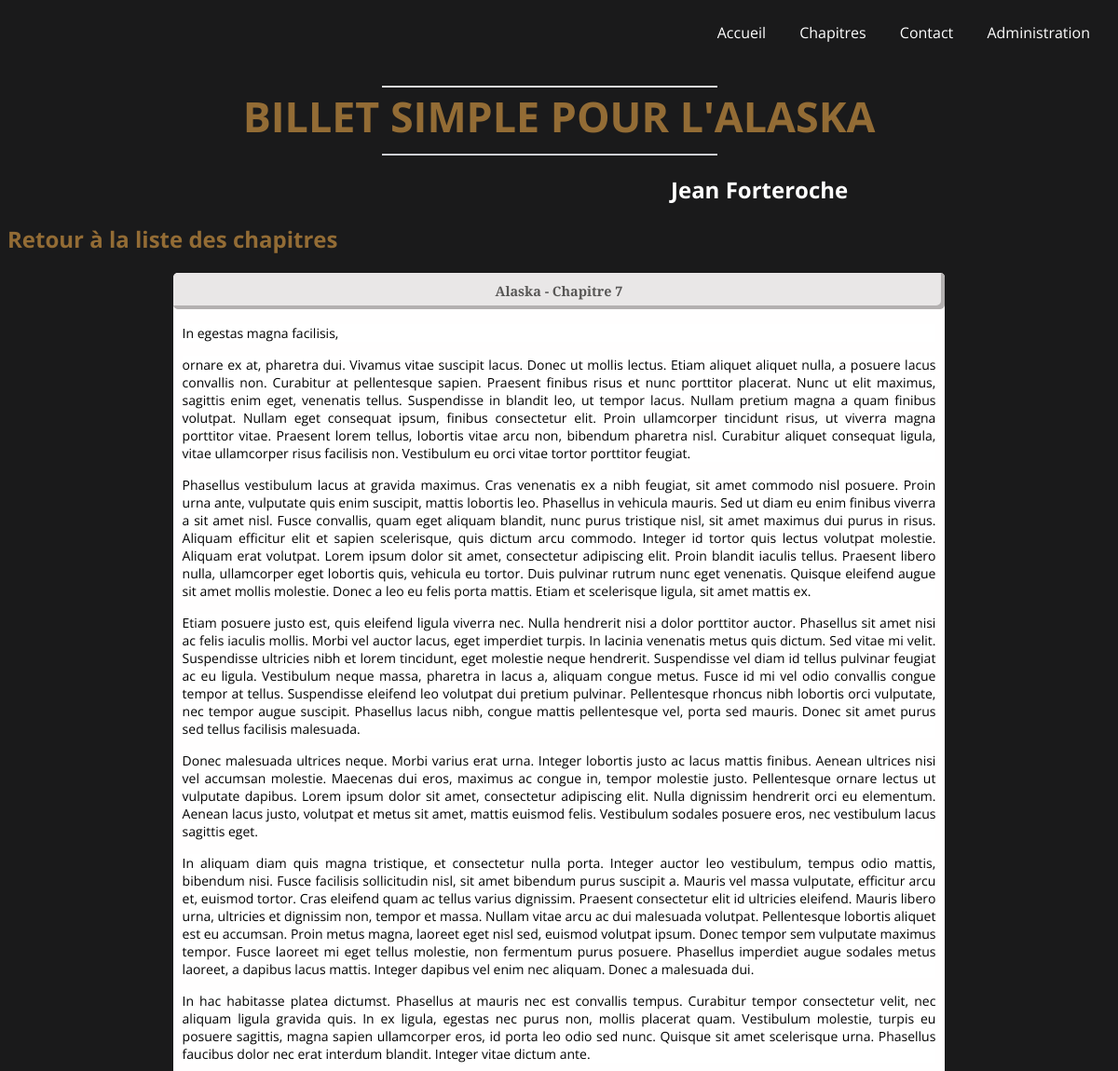
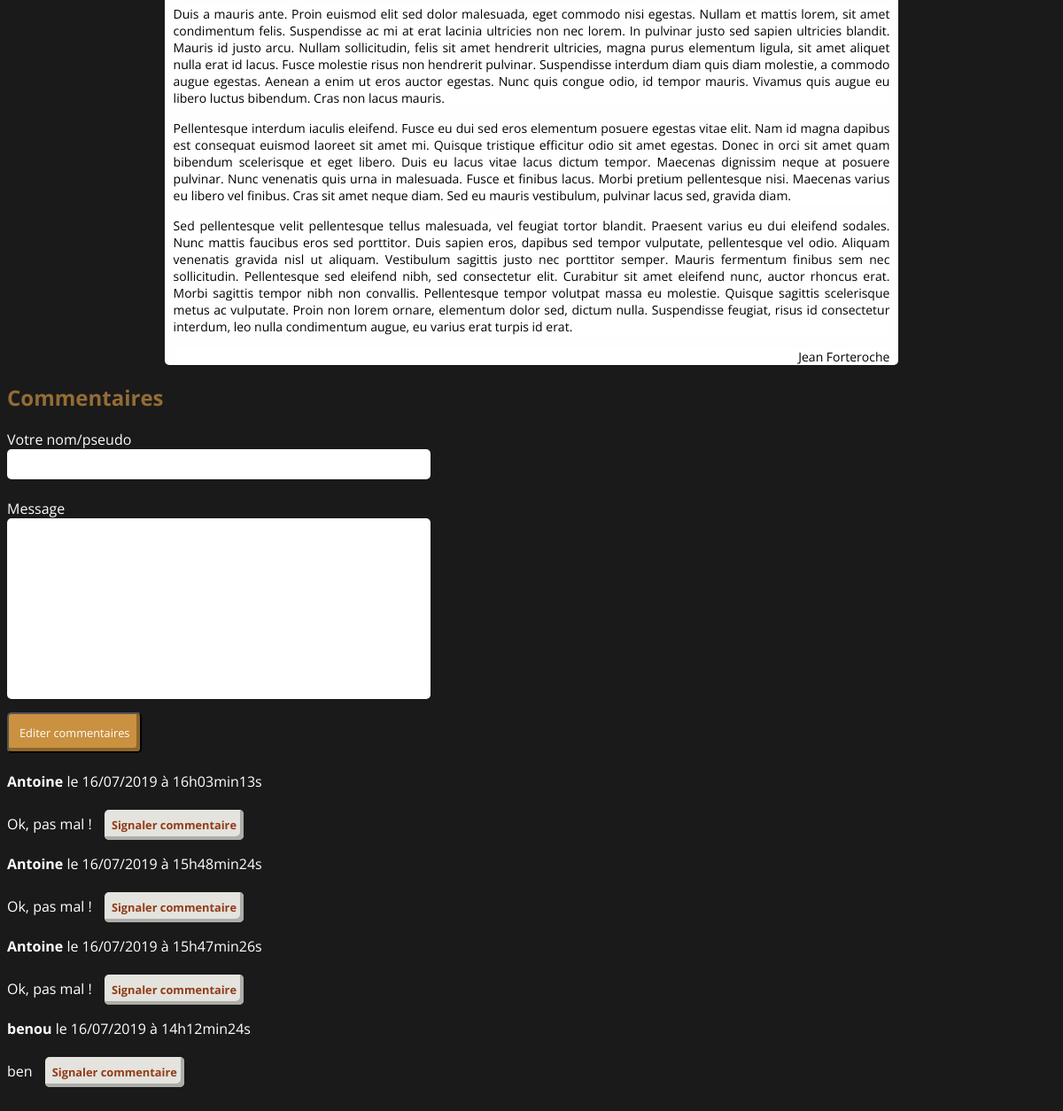
The app's page /chapitres/133 with its own data (2 pictures, top to bottom).
### tables this page shows
CREATE TABLE `posts` (
  `id` int(11) NOT NULL,
  `title` varchar(255) NOT NULL,
  `content` text NOT NULL,
  `creation_date` datetime NOT NULL DEFAULT CURRENT_TIMESTAMP,
  `approuve` int(11) DEFAULT NULL,
  `supprimer` int(11) DEFAULT NULL
);

CREATE TABLE `comments` (
  `id` int(11) NOT NULL,
  `post_id` int(11) NOT NULL,
  `author` varchar(255) NOT NULL,
  `content` text NOT NULL,
  `alert` int(11) DEFAULT NULL,
  `approuve` int(11) DEFAULT NULL,
  `comment_date` datetime NOT NULL DEFAULT CURRENT_TIMESTAMP,
  `supprimer` int(11) DEFAULT NULL
);

### controller/postController.php (called while the page is built, shortened)
<?php
require_once('model/postManager.php');
require_once('model/CommentManager.php');
class postController {
    function __construct() {
        $this->postManager = new \Benjamin\Alaska\Model\postManager();
        $this->commentManager = new \Benjamin\Alaska\Model\CommentManager();
    }
    public function showChapter($id) {
        $post = $this->postManager->getPost($id);
        $comments = $this->commentManager->getComments($id);
        require 'view/frontend/postView.php';
    }
}

### model/postManager.php (called while the page is built, shortened)
<?php
class postManager extends manager {
    function __construct() {
        $this->newManager = new \Benjamin\Alaska\Model\Manager();
    }
    public function getPost($id) {
        $db = $this->newManager->dbConnect();
        $request = $db->prepare('SELECT id, title, content, DATE_FORMAT(creation_date, \'%d/%m/%Y à %Hh%i\') AS creation_date_fr FROM posts WHERE id = ?');
        $request->execute(array($id));
        $post = $request->fetch();
        return $post;
    }
}

### model/CommentManager.php (called while the page is built, shortened)
<?php
class CommentManager extends manager {
    function __construct() {
        $this->newManager = new \Benjamin\Alaska\Model\Manager();
    }
    public function getComments($post_id) {
        $db = $this->newManager->dbConnect();
        $comments = $db->prepare('SELECT id, author, content, alert, approuve, DATE_FORMAT(comment_date, \'%d/%m/%Y à %Hh%imin%ss\') AS comment_date_fr FROM comments WHERE post_id = ? ORDER BY comment_date DESC');
        $comments->execute(array($post_id));
        return $comments;
    }
}

### view/frontend/postView.php (the view, shortened to what this page needs)
<?php require('header.php');
?>
<h2 id="link_chapter" ><a href="<?= $_POST['URL_PATH'] ?>chapitres">Retour à la liste des chapitres</a></h2>
<div class="news">
    <h3>
        <?php echo html_entity_decode($post['title']) ?>
    </h3>
    <div id="content_news">
        <p>
            <?php echo html_entity_decode($post['content']) ?>
        </p>
    </div>
</div>
<h2 id="title_comment">Commentaires</h2>
<form id="form_com" method="post" action="<?= $post['id'] ?>/createComment">
    <label for="author">Votre nom/pseudo</label><br />
    <input type="text" id="author" name="author"/><br /><br />
    <label for="content">Message</label><br />
    <textarea id="full-test" name="content" contenteditable="true"></textarea><br />
    <button class="btn_comment">Editer commentaires</button>
</form>
<?php
while ($comment = $comments->fetch())
{
?>
    <p class="comment_paragraphe" ><strong><?= htmlspecialchars($comment['author']) ?></strong> le <?= $comment['comment_date_fr'] ?></p>
    <p class="comment_paragraphe" ><?= nl2br(htmlspecialchars($comment['content'])) ?>
    <a class="admin_signal" href="<?= $_POST['URL_PATH'] ?>administration/alert/<?= $comment['id'] ?>">Signaler commentaire</a></p>
<?php
}
?>
<?php require('template.php'); ?>

### public/css/style.css (style rules this page uses)
* { font-family:'Open Sans', Verdana, Tahoma, sans-serif; }
body { background-color: #0d0d0ef1; background-size: 100%; position: relative; }
h3 { font-family: 'Merriweather', 'Open Sans', Verdana; background: rgb(233, 231, 231); text-align: center; font-size: 0.9em; padding: 10px; text-decoration: none; color: rgb(29, 28, 28); box-shadow: inset -4px -4px 0px 0px rgb(179, 176, 176); border-radius: 5px; }
h2 { color: #936C35; }
a { text-decoration: none; color: #936C35; }
label { color: rgb(255, 250, 250); }
.news { width: 70%; text-align: justify; margin: auto; background-color: rgb(255, 254, 254); border: 2px none white; border-radius: 5px; }
.news h3 { color: rgb(87, 86, 85); }
#content_news { padding: 0 10px 0 10px; }
.comment_paragraphe { color: white; font-family: 'Open Sans', Verdana, Tahoma, sans-serif; }
#author, textarea { width: 40%; height: 32px; resize: none; border: 2px none white; border-radius: 5px; }
textarea { height: 200px; }
.btn_comment { margin: 10px 0 5px 0; background: rgb(202, 145, 64); text-align: center; position: relative; display: inline-flex; font-size: 0.8em; padding: 12px; font-family: 'Merriweather', 'Open Sans', Verdana; text-decoration: none; color: white; box-shadow: inset -4px -4px 0px 0px rgb(143, 102, 44); border-radius: 5px; }
.btn_comment:before, .btn_comment:after { content: ''; position: absolute; width: 100%; height: 100%; box-sizing: content-box; }
.admin_signal { margin-top: 5px; margin-left: 10px; background: rgb(228, 227, 221); display: inline-block; position: relative; text-align: center; font-size: 0.8em; font-weight: 700; padding: 8px; text-decoration: none; color: rgb(145, 60, 26); box-shadow: inset -4px -4px 0px 0px rgb(173, 173, 169); border-radius: 5px; }

### records on screen
posts: title "Alaska - Chapitre 7", content "In egestas magna facilisis, ornare ex at, pharetra dui. Vivamus vitae suscipit lacus. Donec ut mollis lectus. Etiam aliquet aliquet nulla, a posuere lacus convallis non. Curabitur at pellentesque sapien. Praesent finibus risus et nunc porttitor placerat. Nunc ut elit maximus, sagittis enim eget, venenatis tellus. Suspendisse in blandit leo, ut tempor lacus. Nullam pretium magna a quam finibus volutpat. Nullam eget consequat ipsum, finibus consectetur elit. Proin ullamcorper tincidunt risus, ut viverra magna porttitor vitae. Praesent lorem tellus, lobortis vitae arcu non, bibendum pharetra nisl. Curabitur aliquet consequat ligula, vitae ullamcorper risus facilisis non. Vestibulum eu orci…"
comments: author "Antoine", comment_date_fr "16/07/2019 à 16h03min13s", content "Ok, pas mal !"
comments: author "Antoine", comment_date_fr "16/07/2019 à 15h48min24s", content "Ok, pas mal !"
comments: author "Antoine", comment_date_fr "16/07/2019 à 15h47min26s", content "Ok, pas mal !"
comments: author "benou", comment_date_fr "16/07/2019 à 14h12min24s", content "ben"

### other values on screen
$tab_text_menu[$cle] "Accueil"
$tab_text_menu[$cle] "Chapitres"
$tab_text_menu[$cle] "Contact"
$tab_text_menu[$cle] "Administration"
